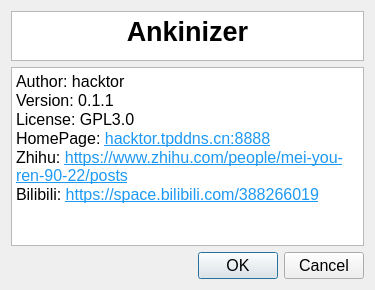
<?xml version="1.0" encoding="UTF-8"?>
<ui version="4.0">
 <class>Dialog</class>
 <widget class="QDialog" name="Dialog">
  <property name="geometry">
   <rect>
    <x>0</x>
    <y>0</y>
    <width>375</width>
    <height>290</height>
   </rect>
  </property>
  <property name="font">
   <font>
    <pointsize>12</pointsize>
   </font>
  </property>
  <property name="windowTitle">
   <string>Dialog</string>
  </property>
  <property name="autoFillBackground">
   <bool>true</bool>
  </property>
  <layout class="QVBoxLayout" name="verticalLayout_2">
   <item>
    <layout class="QVBoxLayout" name="verticalLayout" stretch="1,500">
     <item>
      <widget class="QTextBrowser" name="textBrowser_2">
       <property name="enabled">
        <bool>true</bool>
       </property>
       <property name="sizePolicy">
        <sizepolicy hsizetype="Expanding" vsizetype="Fixed">
         <horstretch>0</horstretch>
         <verstretch>0</verstretch>
        </sizepolicy>
       </property>
       <property name="minimumSize">
        <size>
         <width>0</width>
         <height>50</height>
        </size>
       </property>
       <property name="font">
        <font>
         <pointsize>12</pointsize>
         <bold>true</bold>
        </font>
       </property>
       <property name="mouseTracking">
        <bool>false</bool>
       </property>
       <property name="focusPolicy">
        <enum>Qt::FocusPolicy::NoFocus</enum>
       </property>
       <property name="verticalScrollBarPolicy">
        <enum>Qt::ScrollBarPolicy::ScrollBarAlwaysOff</enum>
       </property>
       <property name="horizontalScrollBarPolicy">
        <enum>Qt::ScrollBarPolicy::ScrollBarAlwaysOff</enum>
       </property>
       <property name="html">
        <string>&lt;!DOCTYPE HTML PUBLIC &quot;-//W3C//DTD HTML 4.0//EN&quot; &quot;http://www.w3.org/TR/REC-html40/strict.dtd&quot;&gt;
&lt;html&gt;&lt;head&gt;&lt;meta name=&quot;qrichtext&quot; content=&quot;1&quot; /&gt;&lt;meta charset=&quot;utf-8&quot; /&gt;&lt;style type=&quot;text/css&quot;&gt;
p, li { white-space: pre-wrap; }
hr { height: 1px; border-width: 0; }
li.unchecked::marker { content: &quot;\2610&quot;; }
li.checked::marker { content: &quot;\2612&quot;; }
&lt;/style&gt;&lt;/head&gt;&lt;body style=&quot; font-family:'Noto Sans'; font-size:12pt; font-weight:700; font-style:normal;&quot;&gt;
&lt;p align=&quot;center&quot; style=&quot; margin-top:0px; margin-bottom:0px; margin-left:0px; margin-right:0px; -qt-block-indent:0; text-indent:0px;&quot;&gt;&lt;span style=&quot; font-size:20pt;&quot;&gt;Ankinizer&lt;/span&gt;&lt;/p&gt;&lt;/body&gt;&lt;/html&gt;</string>
       </property>
       <property name="textInteractionFlags">
        <set>Qt::TextInteractionFlag::NoTextInteraction</set>
       </property>
      </widget>
     </item>
     <item>
      <widget class="QTextBrowser" name="textBrowser">
       <property name="enabled">
        <bool>true</bool>
       </property>
       <property name="font">
        <font>
         <pointsize>12</pointsize>
        </font>
       </property>
       <property name="mouseTracking">
        <bool>false</bool>
       </property>
       <property name="focusPolicy">
        <enum>Qt::FocusPolicy::NoFocus</enum>
       </property>
       <property name="autoFillBackground">
        <bool>false</bool>
       </property>
       <property name="verticalScrollBarPolicy">
        <enum>Qt::ScrollBarPolicy::ScrollBarAsNeeded</enum>
       </property>
       <property name="horizontalScrollBarPolicy">
        <enum>Qt::ScrollBarPolicy::ScrollBarAsNeeded</enum>
       </property>
       <property name="html">
        <string>&lt;!DOCTYPE HTML PUBLIC &quot;-//W3C//DTD HTML 4.0//EN&quot; &quot;http://www.w3.org/TR/REC-html40/strict.dtd&quot;&gt;
&lt;html&gt;&lt;head&gt;&lt;meta name=&quot;qrichtext&quot; content=&quot;1&quot; /&gt;&lt;meta charset=&quot;utf-8&quot; /&gt;&lt;style type=&quot;text/css&quot;&gt;
p, li { white-space: pre-wrap; }
hr { height: 1px; border-width: 0; }
li.unchecked::marker { content: &quot;\2610&quot;; }
li.checked::marker { content: &quot;\2612&quot;; }
&lt;/style&gt;&lt;/head&gt;&lt;body style=&quot; font-family:'Noto Sans'; font-size:12pt; font-weight:400; font-style:normal;&quot;&gt;
&lt;p style=&quot; margin-top:0px; margin-bottom:0px; margin-left:0px; margin-right:0px; -qt-block-indent:0; text-indent:0px;&quot;&gt;Author: hacktor&lt;/p&gt;
&lt;p style=&quot; margin-top:0px; margin-bottom:0px; margin-left:0px; margin-right:0px; -qt-block-indent:0; text-indent:0px;&quot;&gt;Version: 0.1.1&lt;/p&gt;
&lt;p style=&quot; margin-top:0px; margin-bottom:0px; margin-left:0px; margin-right:0px; -qt-block-indent:0; text-indent:0px;&quot;&gt;License: GPL3.0&lt;/p&gt;
&lt;p style=&quot; margin-top:0px; margin-bottom:0px; margin-left:0px; margin-right:0px; -qt-block-indent:0; text-indent:0px;&quot;&gt;HomePage: &lt;a href=&quot;hacktor.tpddns.cn:8888&quot;&gt;&lt;span style=&quot; text-decoration: underline; color:#1d99f3;&quot;&gt;hacktor.tpddns.cn:8888&lt;/span&gt;&lt;/a&gt;&lt;/p&gt;
&lt;p style=&quot; margin-top:0px; margin-bottom:0px; margin-left:0px; margin-right:0px; -qt-block-indent:0; text-indent:0px;&quot;&gt;Zhihu: &lt;a href=&quot;https://www.zhihu.com/people/mei-you-ren-90-22/posts&quot;&gt;&lt;span style=&quot; text-decoration: underline; color:#1d99f3;&quot;&gt;https://www.zhihu.com/people/mei-you-ren-90-22/posts&lt;/span&gt;&lt;/a&gt;&lt;/p&gt;
&lt;p style=&quot; margin-top:0px; margin-bottom:0px; margin-left:0px; margin-right:0px; -qt-block-indent:0; text-indent:0px;&quot;&gt;Bilibili: &lt;a href=&quot;https://space.bilibili.com/388266019&quot;&gt;&lt;span style=&quot; text-decoration: underline; color:#1d99f3;&quot;&gt;https://space.bilibili.com/388266019&lt;/span&gt;&lt;/a&gt;&lt;/p&gt;&lt;/body&gt;&lt;/html&gt;</string>
       </property>
       <property name="textInteractionFlags">
        <set>Qt::TextInteractionFlag::LinksAccessibleByKeyboard|Qt::TextInteractionFlag::LinksAccessibleByMouse</set>
       </property>
      </widget>
     </item>
    </layout>
   </item>
   <item>
    <widget class="QDialogButtonBox" name="buttonBox">
     <property name="orientation">
      <enum>Qt::Orientation::Horizontal</enum>
     </property>
     <property name="standardButtons">
      <set>QDialogButtonBox::StandardButton::Cancel|QDialogButtonBox::StandardButton::Ok</set>
     </property>
    </widget>
   </item>
  </layout>
 </widget>
 <resources/>
 <connections>
  <connection>
   <sender>buttonBox</sender>
   <signal>accepted()</signal>
   <receiver>Dialog</receiver>
   <slot>accept()</slot>
   <hints>
    <hint type="sourcelabel">
     <x>248</x>
     <y>254</y>
    </hint>
    <hint type="destinationlabel">
     <x>157</x>
     <y>274</y>
    </hint>
   </hints>
  </connection>
  <connection>
   <sender>buttonBox</sender>
   <signal>rejected()</signal>
   <receiver>Dialog</receiver>
   <slot>reject()</slot>
   <hints>
    <hint type="sourcelabel">
     <x>316</x>
     <y>260</y>
    </hint>
    <hint type="destinationlabel">
     <x>286</x>
     <y>274</y>
    </hint>
   </hints>
  </connection>
 </connections>
</ui>
